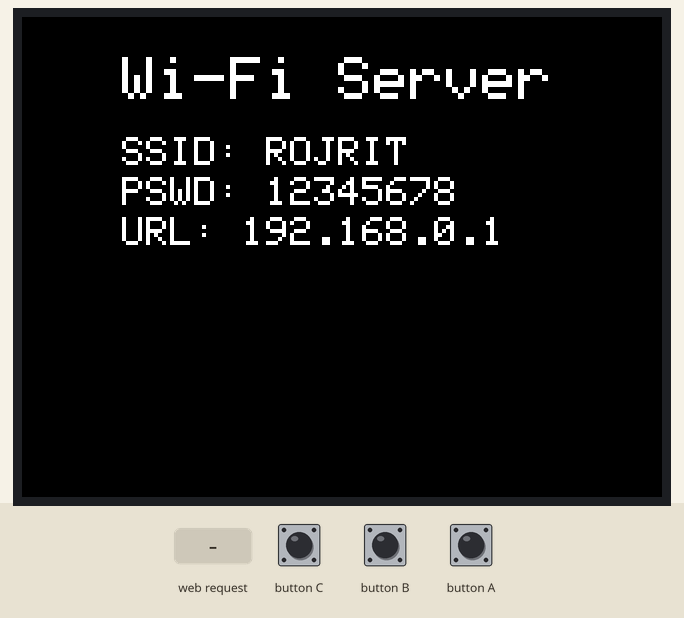
Recording of a sketch running on a simulated ESP32. Parts: 320×240 colour display. The inputs (shaded band) are chosen by the test bench. WiFi joins after 1.5 s; servers stay silent unless stated.

Above: at 1.3 s.
1.4 s: HTTP request GET /off? received
At 2.6 s:
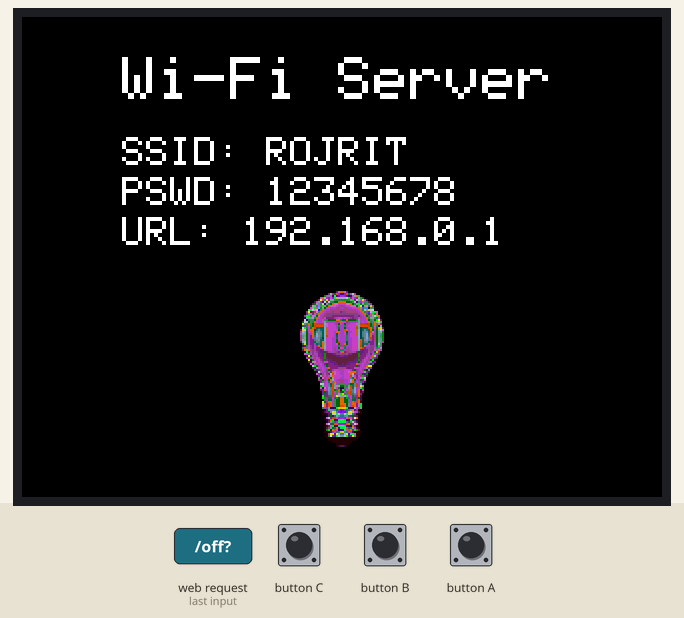
2.9 s: HTTP request GET /on received
At 4.0 s:
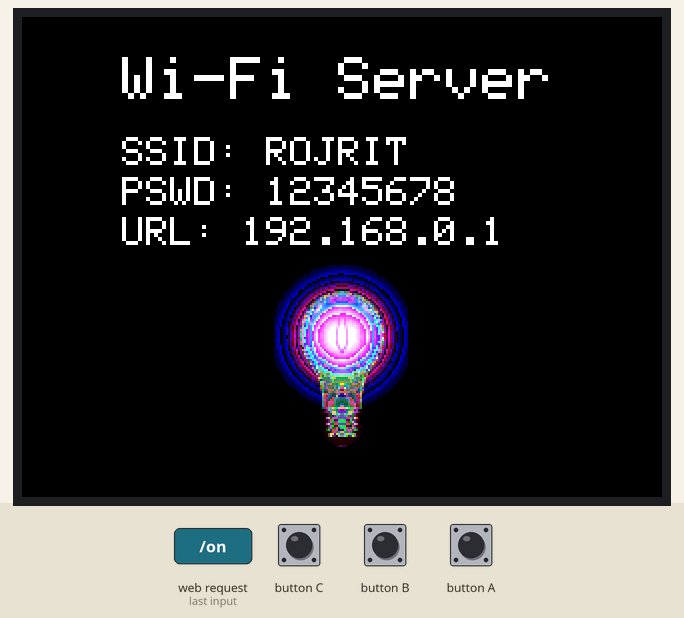
Timing chart, 0 to 5.9 s (numbered marks = the images above; inputs shaded):
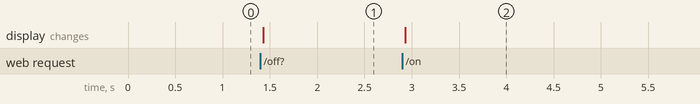

Measured:
- after the input at 1.4 s, the display: changes at once (image 1)
- after the input at 2.9 s, the display: changes at once (image 2)

The sketch:

AccessPoint.ino
```cpp
#include <M5Stack.h>
#include "WiFi.h"

char ssid[] = "ROJRIT";
char password[] = "12345678";

WiFiServer server(80);
IPAddress ip(192, 168, 0, 1);
IPAddress gateway(192, 168, 0, 1);
IPAddress subnet(255, 255, 255, 0);

extern unsigned char lightOn[];
extern unsigned char lightOff[];

String M5STACK_DATA;

void setup()
{
  M5.begin();
  WiFi.mode(WIFI_AP);
  WiFi.softAP(ssid, password);
  WiFi.softAPConfig(ip, gateway, subnet);
  WiFi.begin();
  server.begin();
  M5.Lcd.setBrightness(100);
  M5.Lcd.setTextSize(3);
  M5.Lcd.setCursor(50, 20);
  M5.Lcd.print("Wi-Fi Server");
  M5.Lcd.setTextSize(2);
  M5.Lcd.setCursor(50, 60);
  M5.Lcd.print("SSID: ");
  M5.Lcd.print(ssid);
  M5.Lcd.setCursor(50, 80);
  M5.Lcd.print("PSWD: ");
  M5.Lcd.print(password);
  M5.Lcd.setCursor(50, 100);
  M5.Lcd.print("URL: ");
  M5.Lcd.print(ip);
}

String parseGET(String str)
{
  String tmp = "";
  for (int i = 0, j = 0; i < str.length(); i++)
  {
    if (str[i] == ' ')
      j++;
    if (j == 1)
    {
      if (str[i] != ' ')
        tmp += str[i];
    }
    if (j == 2)
      break;
  }
  return tmp;
}

#define button_A 39
#define button_B 38
#define button_C 37

bool button(int contactNumber)
{
  if (digitalRead(contactNumber) == LOW)
  {
    delay(10);
    if (digitalRead(contactNumber) == LOW)
      return true;
  }
  return false;
}

void loop()
{
  WiFiClient client = server.available();
  if (client)
  {
    String currentString = "";
    bool readyResponse = false;
    while (client.connected())
    {
      if (client.available())
      {
        if (button(button_A))
        {
          M5.Lcd.fillRect(45, 230, 230, 5, BLACK);
          M5.Lcd.fillRect(45, 230, 50, 5, 0xf980);
          M5.Lcd.drawLine(135, 235, 184, 235, 0x4c0);
          M5.Lcd.drawLine(225, 235, 274, 235, 0x013);
          M5STACK_DATA = "hello from red button A!";
        }

        if (button(button_B))
        {
          M5.Lcd.fillRect(45, 230, 230, 5, BLACK);
          M5.Lcd.drawLine(45, 235, 94, 235, 0xf980);
          M5.Lcd.fillRect(135, 230, 50, 5, 0x37e0);
          M5.Lcd.drawLine(225, 235, 274, 235, 0x013);
          M5STACK_DATA = "hello from green button B!";
        }

        if (button(button_C))
        {
          M5.Lcd.fillRect(45, 230, 230, 5, BLACK);
          M5.Lcd.drawLine(45, 235, 94, 235, 0xf980);
          M5.Lcd.drawLine(135, 235, 184, 235, 0x4c0);
          M5.Lcd.fillRect(225, 230, 50, 5, 0x19f);
          M5STACK_DATA = "hello from blue button C!";
        }

        char c = client.read();
        if (c == '\r' || c == '\n')
        {
          readyResponse = true;
        }
        else
        {
          currentString += c;
        }

        if (readyResponse)
        {
          String GET = parseGET(currentString);
          client.println("HTTP/1.1 200 OK");
          client.println("Content-type:text/html");
          client.println();

          if (GET == "/update" || GET == "/update?")
          {
            client.print("<html>");
            client.print("<head>");
            client.print("<meta http-equiv=\"Refresh\" content=\"1\"/>");
            client.print("<script type=\"text/javascript\">");
            client.print("var M5STACK_DATA = \"");
            client.print(M5STACK_DATA);
            client.print("\";");
            client.print("</script>");
            client.print("</head>");
            client.print("</html>");
          }
          else
          {
            client.print("<html>");
            client.print("<head>");
            client.print("<meta name=\"viewport\" content=\"width=device-width; initial-scale=1.0; maximum-scale=1.0; user-scalable=0;\" />");
            client.print("<script type=\"text/javascript\">");
            client.print("setInterval(function(){document.getElementById(\"M5STACK_DATA\").innerHTML = window.frames[0].M5STACK_DATA;}, 1000);");
            client.print("</script>");
            client.print("</head>");
            client.print("<body>");
            client.print("<h1>M5Stack</h1>");
            client.print("<h2>Wi-Fi Server</h2>");
            client.print("<hr>");
            client.print("<h3>Remote control:</h3>");
            client.print("<span>Note: please click on the button and look at the screen of the device</span>");
            client.print("<br><br>");

            if ((GET == "/off?") || (GET == "/off") || (GET == "/"))
            {
              M5.Lcd.drawBitmap(126, 120, 100, 100, (uint16_t *)lightOff);
              client.print("<form action=\"/on\">");
              client.print("<button type=\"submit\">Turn ON</button>");
            }
            else if (GET == "/on" || GET == "/on?")
            {
              M5.Lcd.drawBitmap(126, 120, 100, 100, (uint16_t *)lightOn);
              client.print("<form action=\"/off\">");
              client.print("<button type=\"submit\">Turn OFF</button>");
            }

            client.print("</form>");
            client.print("<hr>");
            client.print("<h3>Remote monitor:</h3>");
            client.print("<span>Note: please press and hold any three buttons on the device</span>");
            client.print("<br>");
            client.print("> <span id=\"M5STACK_DATA\"></span>");
            client.print("<iframe src=\"/update\" hidden=\"true\"></iframe>");
            client.print("</body>");
            client.print("</html>");
          }

          client.println();
          client.println();
          readyResponse = false;
          currentString = "";
          break;
          client.flush();
        }
      }
    }
  }
}
```

Source omitted: lightOff.c (103867 bytes), lightOn.c (106536 bytes)
